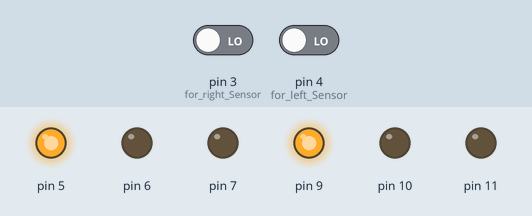
A sketch run on a simulated Arduino Uno, built with avr-gcc and run on an emulated ATmega328P. Shown: output pins drawn as LEDs (lit = HIGH). The inputs (shaded band) are chosen by the test bench; at power-on: pin 3 (for_right_Sensor) LOW, pin 4 (for_left_Sensor) LOW.

Above: at 1.2 s.
1.3 s: pin 3 (for_right_Sensor) driven HIGH
At 1.7 s:
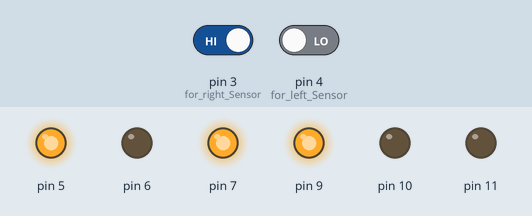
2.8 s: pin 4 (for_left_Sensor) driven HIGH
At 4.0 s:
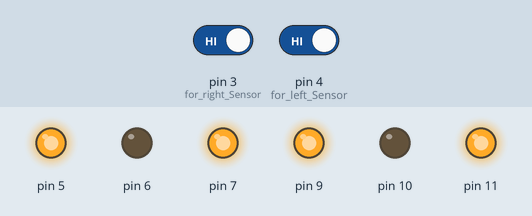
4.3 s: pin 3 (for_right_Sensor) driven LOW
At 5.2 s:
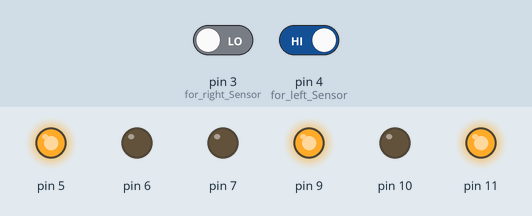
5.8 s: pin 4 (for_left_Sensor) driven LOW
At 6.4 s:
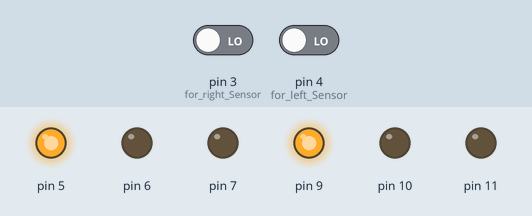
Timing chart, 0 to 8.3 s (numbered marks = the images above; inputs shaded):
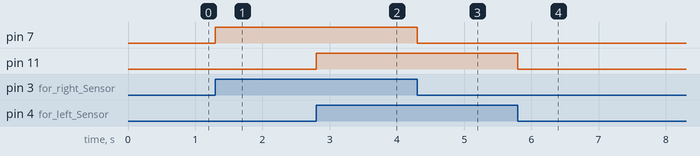

Measured:
- after the input at 1.3 s, pin 7: LOW → HIGH at once
- after the input at 2.8 s, pin 11: LOW → HIGH at once
- after the input at 4.3 s, pin 7: HIGH → LOW at once
- after the input at 5.8 s, pin 11: HIGH → LOW at once

The sketch:

Code.ino
```cpp
//left motor
int Enable34 = 9;
int input1_l = 10;
int input2_l = 11;

//right motor
int Enable12 = 5;
int input1_r = 6;
int input2_r = 7;

// Sensors
int LeftSensor;
int RightSensor;


int initialiseMotor(int pin1, int pin2, int activation)
{
  pinMode(pin1, OUTPUT);
  pinMode(pin2, OUTPUT);
  pinMode(activation, OUTPUT);

  //Start the motor
  digitalWrite(activation, HIGH);
}

int rotateMotor(int pin1, int pin2, bool clockwise = true)
{
  if(clockwise)                             // rotates the motor clockwise
  {
    digitalWrite(pin1, LOW);
    digitalWrite(pin2, HIGH);
  }
  else                                     // wont rotate the motor
  {
    digitalWrite(pin1, LOW);
    digitalWrite(pin2, LOW);
  }
}

void setup() {
  initialiseMotor(input1_l,input2_l,Enable34);
  initialiseMotor(input1_r,input2_r,Enable12);
  pinMode(4, INPUT);  // for left Sensor
  pinMode(3, INPUT);  // for right Sensor
}

void loop() {
  LeftSensor = digitalRead(4);
  RightSensor = digitalRead(3);

  if(LeftSensor == 1 && RightSensor == 1)
  {
    rotateMotor(input1_l, input2_l, true);
    rotateMotor(input1_r, input2_r, true);
  }
  else if (LeftSensor == 1 && RightSensor == 0)
  {
    rotateMotor(input1_l, input2_l, true);
    rotateMotor(input1_r, input2_r, false);
  }
  else if (LeftSensor == 0 && RightSensor == 1)
  {
    rotateMotor(input1_r, input2_r, true);
    rotateMotor(input1_l, input2_l, false);

  }
  else
  {
    rotateMotor(input1_r, input2_r, false);
    rotateMotor(input1_l, input2_l, false);

  }
}
```
